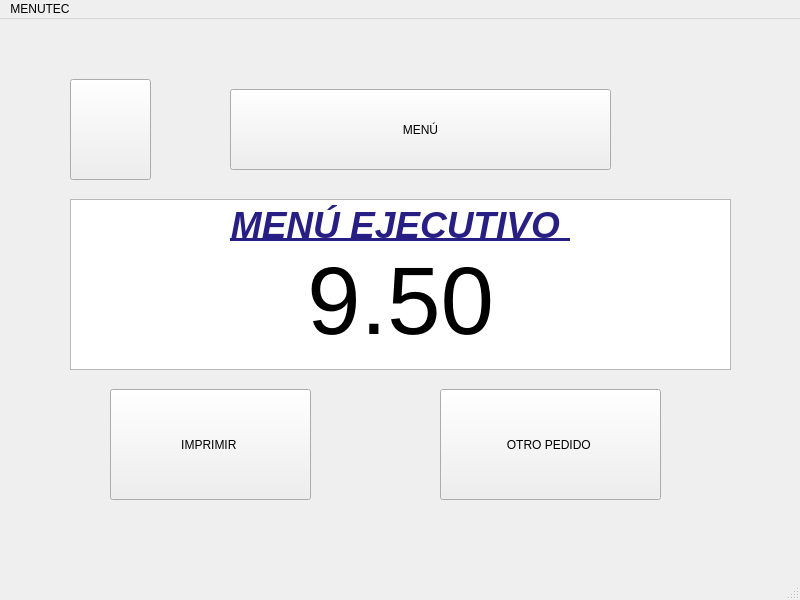
<?xml version="1.0" encoding="UTF-8"?>
<ui version="4.0">
 <class>tercera2Window</class>
 <widget class="QMainWindow" name="tercera2Window">
  <property name="geometry">
   <rect>
    <x>0</x>
    <y>0</y>
    <width>800</width>
    <height>600</height>
   </rect>
  </property>
  <property name="windowTitle">
   <string>MainWindow</string>
  </property>
  <widget class="QWidget" name="centralwidget">
   <widget class="QPushButton" name="btnMenu32">
    <property name="geometry">
     <rect>
      <x>230</x>
      <y>70</y>
      <width>381</width>
      <height>81</height>
     </rect>
    </property>
    <property name="text">
     <string>MENÚ</string>
    </property>
    <property name="icon">
     <iconset>
      <normaloff>UTEC.png</normaloff>UTEC.png</iconset>
    </property>
   </widget>
   <widget class="QPushButton" name="btnImprimir32">
    <property name="geometry">
     <rect>
      <x>110</x>
      <y>370</y>
      <width>201</width>
      <height>111</height>
     </rect>
    </property>
    <property name="text">
     <string>IMPRIMIR </string>
    </property>
   </widget>
   <widget class="QTextEdit" name="textEdit">
    <property name="geometry">
     <rect>
      <x>70</x>
      <y>180</y>
      <width>661</width>
      <height>171</height>
     </rect>
    </property>
    <property name="html">
     <string>&lt;!DOCTYPE HTML PUBLIC &quot;-//W3C//DTD HTML 4.0//EN&quot; &quot;http://www.w3.org/TR/REC-html40/strict.dtd&quot;&gt;
&lt;html&gt;&lt;head&gt;&lt;meta name=&quot;qrichtext&quot; content=&quot;1&quot; /&gt;&lt;style type=&quot;text/css&quot;&gt;
p, li { white-space: pre-wrap; }
&lt;/style&gt;&lt;/head&gt;&lt;body style=&quot; font-family:'Ubuntu'; font-size:11pt; font-weight:400; font-style:normal;&quot;&gt;
&lt;p align=&quot;center&quot; style=&quot; margin-top:0px; margin-bottom:0px; margin-left:0px; margin-right:0px; -qt-block-indent:0; text-indent:0px;&quot;&gt;&lt;span style=&quot; font-size:28pt; font-weight:600; font-style:italic; text-decoration: underline; color:#281f84;&quot;&gt;MENÚ EJECUTIVO &lt;/span&gt;&lt;/p&gt;
&lt;p align=&quot;center&quot; style=&quot; margin-top:0px; margin-bottom:0px; margin-left:0px; margin-right:0px; -qt-block-indent:0; text-indent:0px;&quot;&gt;&lt;span style=&quot; font-size:72pt;&quot;&gt;9.50&lt;/span&gt;&lt;/p&gt;&lt;/body&gt;&lt;/html&gt;</string>
    </property>
   </widget>
   <widget class="QPushButton" name="btnIzquierda32">
    <property name="geometry">
     <rect>
      <x>70</x>
      <y>60</y>
      <width>81</width>
      <height>101</height>
     </rect>
    </property>
    <property name="text">
     <string/>
    </property>
    <property name="icon">
     <iconset>
      <normaloff>flecha-hacia-la-izquierda-antes-de-icono-4330-128.png</normaloff>flecha-hacia-la-izquierda-antes-de-icono-4330-128.png</iconset>
    </property>
    <property name="iconSize">
     <size>
      <width>100</width>
      <height>100</height>
     </size>
    </property>
   </widget>
   <widget class="QPushButton" name="btnPedido32">
    <property name="geometry">
     <rect>
      <x>440</x>
      <y>370</y>
      <width>221</width>
      <height>111</height>
     </rect>
    </property>
    <property name="text">
     <string>OTRO PEDIDO </string>
    </property>
   </widget>
  </widget>
  <widget class="QMenuBar" name="menubar">
   <property name="geometry">
    <rect>
     <x>0</x>
     <y>0</y>
     <width>800</width>
     <height>25</height>
    </rect>
   </property>
   <widget class="QMenu" name="menuMENUTEC">
    <property name="title">
     <string>MENUTEC</string>
    </property>
   </widget>
   <addaction name="menuMENUTEC"/>
  </widget>
  <widget class="QStatusBar" name="statusbar"/>
 </widget>
 <resources/>
 <connections/>
</ui>
